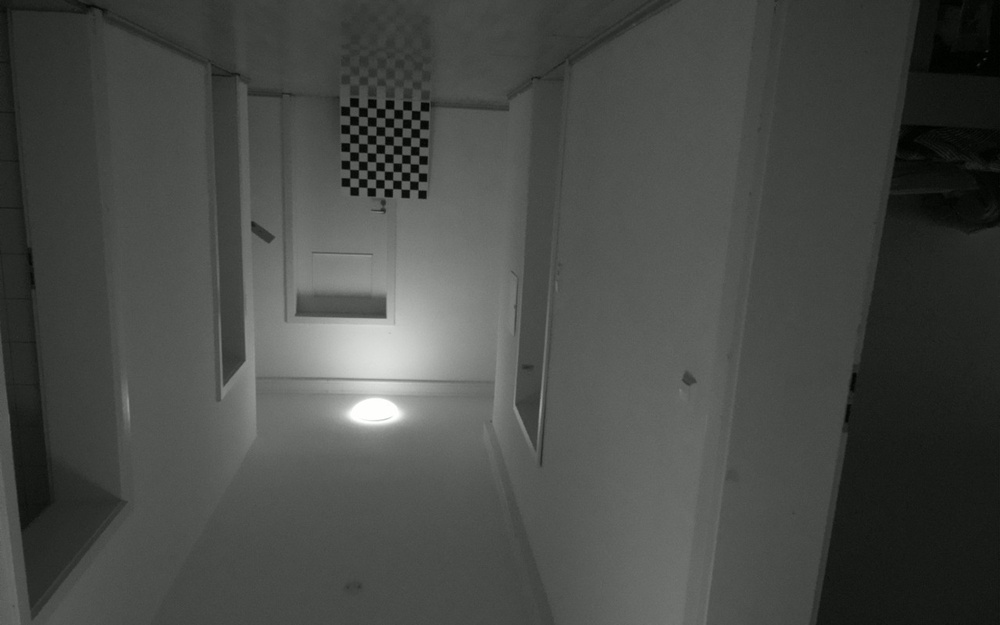
#> input picture Camera_callibration/checkerboard_Images/Cam0/1.jpg, 1000 x 625 px, shrunk from 1280 x 800 before the run; its folder holds 4 pictures in this run
$ python p3.py
#> lines starting #> are read from the running program, lines starting #| are printed output that depends on the picture; pictures that were not available may be replaced by others from this repository, and a replacement may not be noted
import cv2
import numpy as np
import glob
import os

# Termination criteria for corner subpixel accuracy
criteria = (cv2.TERM_CRITERIA_EPS + cv2.TERM_CRITERIA_MAX_ITER, 30, 0.001)

# Prepare object points (0,0,0), (1,0,0), (2,0,0), ..., (8,9,0) for a 9x10 board
objp = np.zeros((9*10, 3), np.float32)
objp[:, :2] = np.mgrid[0:9, 0:10].T.reshape(-1, 2)

# Arrays to store object points and image points for all four lenses
objpoints = []  # 3d point in real world space
imgpoints_lens1 = []  # 2d points in image plane for lens 1
imgpoints_lens2 = []  # 2d points in image plane for lens 2
imgpoints_lens3 = []  # 2d points in image plane for lens 3
imgpoints_lens4 = []  # 2d points in image plane for lens 4

# Directory containing the calibration images for each lens
image_dir_lens1 = r'C:\Users\manal\Documents\Python\Camera_Callibration\checkerboard_Images\Cam0'
image_dir_lens2 = r'C:\Users\manal\Documents\Python\Camera_Callibration\checkerboard_Images\Cam1'
image_dir_lens3 = r'C:\Users\manal\Documents\Python\Camera_Callibration\checkerboard_Images\Cam2'
image_dir_lens4 = r'C:\Users\manal\Documents\Python\Camera_Callibration\checkerboard_Images\Cam3'

# Load images from each lens
images_lens1 = glob.glob(os.path.join(image_dir_lens1, '*.jpg'))
images_lens2 = glob.glob(os.path.join(image_dir_lens2, '*.jpg'))
images_lens3 = glob.glob(os.path.join(image_dir_lens3, '*.jpg'))
images_lens4 = glob.glob(os.path.join(image_dir_lens4, '*.jpg'))

# Function to undistort an image using calibration data
def undistort_image(img, mtx, dist):
    h, w = img.shape[:2]
    new_camera_mtx, roi = cv2.getOptimalNewCameraMatrix(mtx, dist, (w, h), 1, (w, h))

    # Undistort the image
    undistorted_img = cv2.undistort(img, mtx, dist, None, new_camera_mtx)

    # Crop the image based on the roi
    x, y, w, h = roi
    undistorted_img = undistorted_img[y:y+h, x:x+w]

    return undistorted_img

# Load calibration data
calibration_data_lens1 = np.load('calibration_data_lens1.npz')
#> (reads calibration_data_lens1.npz from the repository)
calibration_data_lens2 = np.load('calibration_data_lens2.npz')
#> (reads calibration_data_lens2.npz from the repository)
calibration_data_lens3 = np.load('calibration_data_lens3.npz')
#> (reads calibration_data_lens3.npz from the repository)
calibration_data_lens4 = np.load('calibration_data_lens4.npz')
#> (reads calibration_data_lens4.npz from the repository)

mtx1 = calibration_data_lens1['mtx']
dist1 = calibration_data_lens1['dist']
mtx2 = calibration_data_lens2['mtx']
dist2 = calibration_data_lens2['dist']
mtx3 = calibration_data_lens3['mtx']
dist3 = calibration_data_lens3['dist']
mtx4 = calibration_data_lens4['mtx']
dist4 = calibration_data_lens4['dist']

# Directories to save undistorted images
undistorted_image_dir = r'C:\Users\manal\Documents\Python\Camera_Callibration\callibrated_images'
os.makedirs(undistorted_image_dir, exist_ok=True)

undistorted_dir_lens1 = os.path.join(undistorted_image_dir, 'Cam0')
undistorted_dir_lens2 = os.path.join(undistorted_image_dir, 'Cam1')
undistorted_dir_lens3 = os.path.join(undistorted_image_dir, 'Cam2')
undistorted_dir_lens4 = os.path.join(undistorted_image_dir, 'Cam3')

os.makedirs(undistorted_dir_lens1, exist_ok=True)
os.makedirs(undistorted_dir_lens2, exist_ok=True)
os.makedirs(undistorted_dir_lens3, exist_ok=True)
os.makedirs(undistorted_dir_lens4, exist_ok=True)

# Process and undistort images for each lens
for fname1, fname2, fname3, fname4 in zip(images_lens1, images_lens2, images_lens3, images_lens4):
    img1 = cv2.imread(fname1)
#> img1 is the input picture: shape (625, 1000, 3); mean B, G, R 70.6, 73.6, 71.6
    img2 = cv2.imread(fname2)
    img3 = cv2.imread(fname3)
    img4 = cv2.imread(fname4)

    undistorted_img1 = undistort_image(img1, mtx1, dist1)
#> in undistort_image, `undistorted_img = cv2.undistort(img, mtx, dist, None, new_camera_mtx)`:
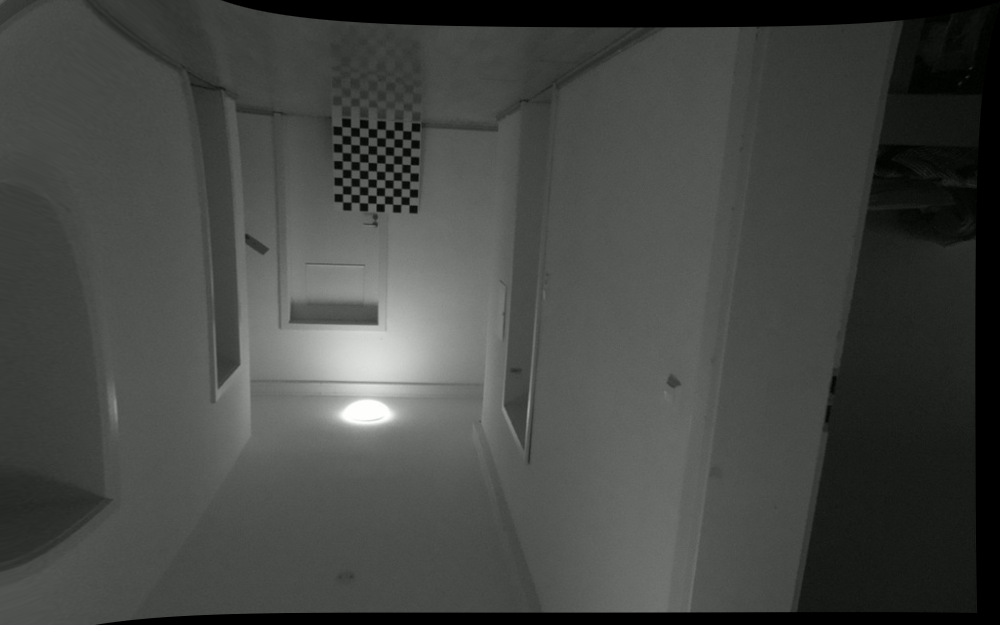
#> undistorted_img: shape (625, 1000, 3); mean B, G, R 67, 69.8, 67.9
#> in undistort_image, `undistorted_img = undistorted_img[y:y+h, x:x+w]`:
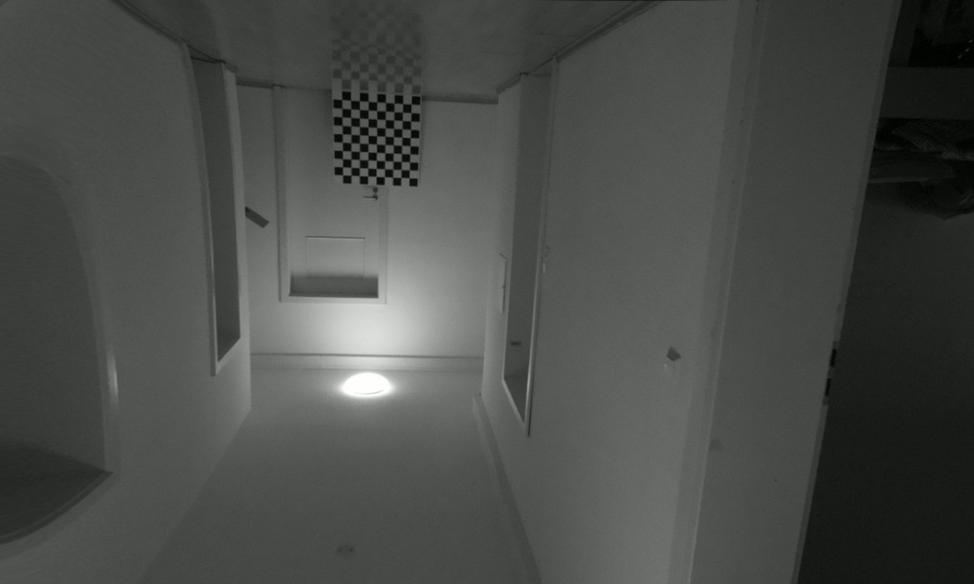
#> undistorted_img: shape (584, 974, 3); mean B, G, R 72.3, 75.3, 73.3
    undistorted_img2 = undistort_image(img2, mtx2, dist2)
#> in undistort_image (call 2), `undistorted_img = cv2.undistort(img, mtx, dist, None, new_camera_mtx)`:
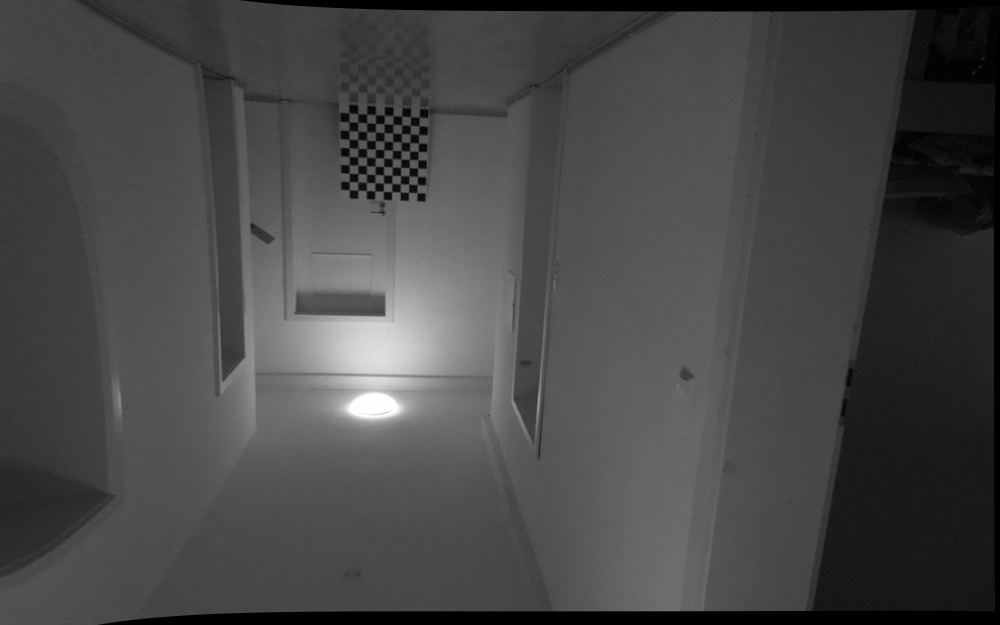
#> undistorted_img: shape (625, 1000, 3); mean B, G, R 69.2, 72.1, 70.2
    undistorted_img3 = undistort_image(img3, mtx3, dist3)
#> in undistort_image (call 3), `undistorted_img = cv2.undistort(img, mtx, dist, None, new_camera_mtx)`:
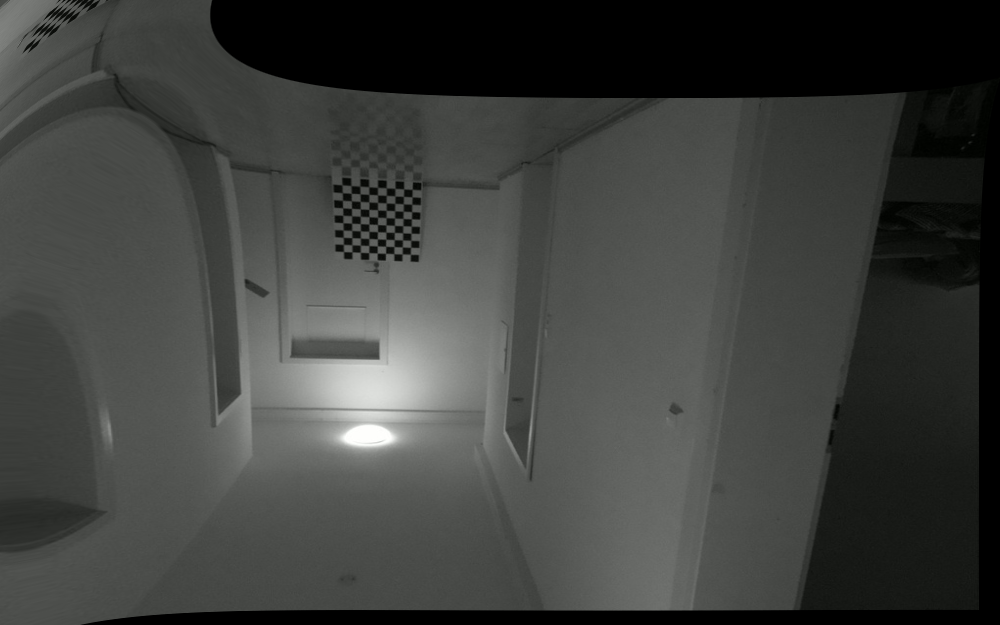
#> undistorted_img: shape (625, 1000, 3); mean B, G, R 61.3, 63.8, 62.2
#> in undistort_image (call 3), `undistorted_img = undistorted_img[y:y+h, x:x+w]`:
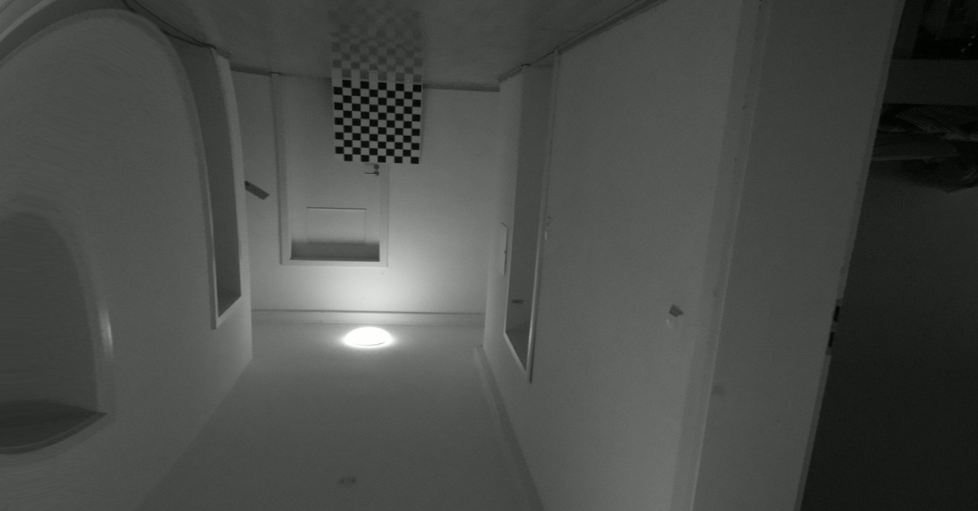
#> undistorted_img: shape (511, 978, 3); mean B, G, R 72.8, 75.8, 73.8
    undistorted_img4 = undistort_image(img4, mtx4, dist4)
#> in undistort_image (call 4), `undistorted_img = cv2.undistort(img, mtx, dist, None, new_camera_mtx)`:
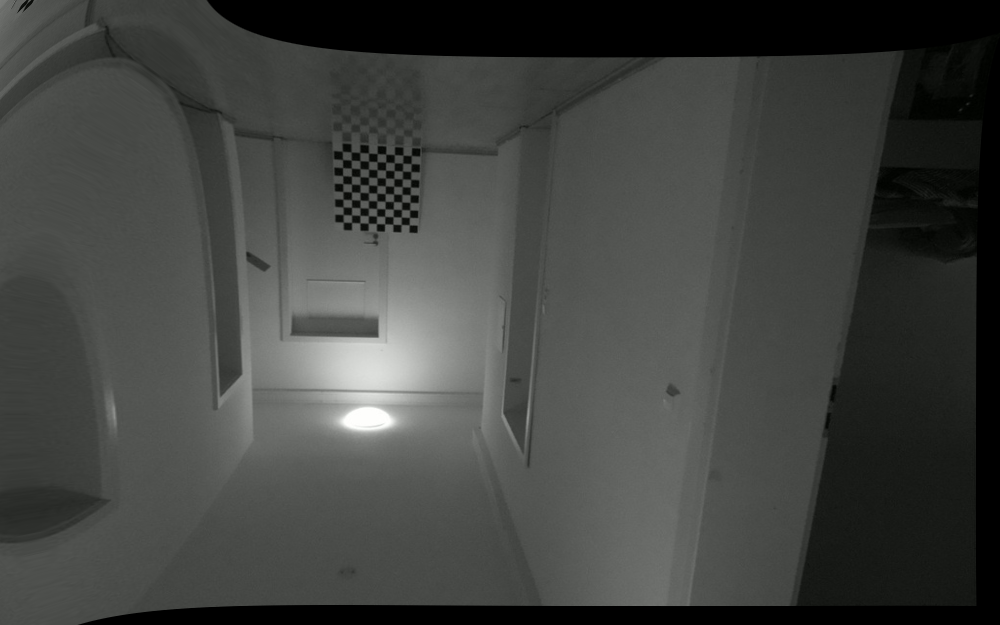
#> undistorted_img: shape (625, 1000, 3); mean B, G, R 64, 66.7, 64.9
#> in undistort_image (call 4), `undistorted_img = undistorted_img[y:y+h, x:x+w]`:
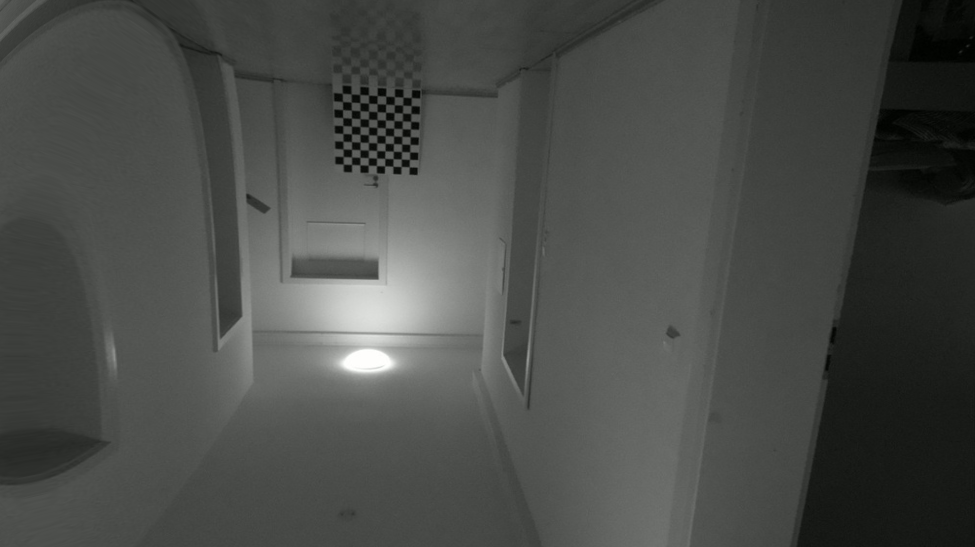
#> undistorted_img: shape (547, 975, 3); mean B, G, R 72.6, 75.6, 73.6

    # Get the base filenames and save undistorted images
    base_name1 = os.path.basename(fname1)
    base_name2 = os.path.basename(fname2)
    base_name3 = os.path.basename(fname3)
    base_name4 = os.path.basename(fname4)

    cv2.imwrite(os.path.join(undistorted_dir_lens1, base_name1), undistorted_img1)
    cv2.imwrite(os.path.join(undistorted_dir_lens2, base_name2), undistorted_img2)
    cv2.imwrite(os.path.join(undistorted_dir_lens3, base_name3), undistorted_img3)
    cv2.imwrite(os.path.join(undistorted_dir_lens4, base_name4), undistorted_img4)

print("Undistortion completed and images saved in respective folders.")
